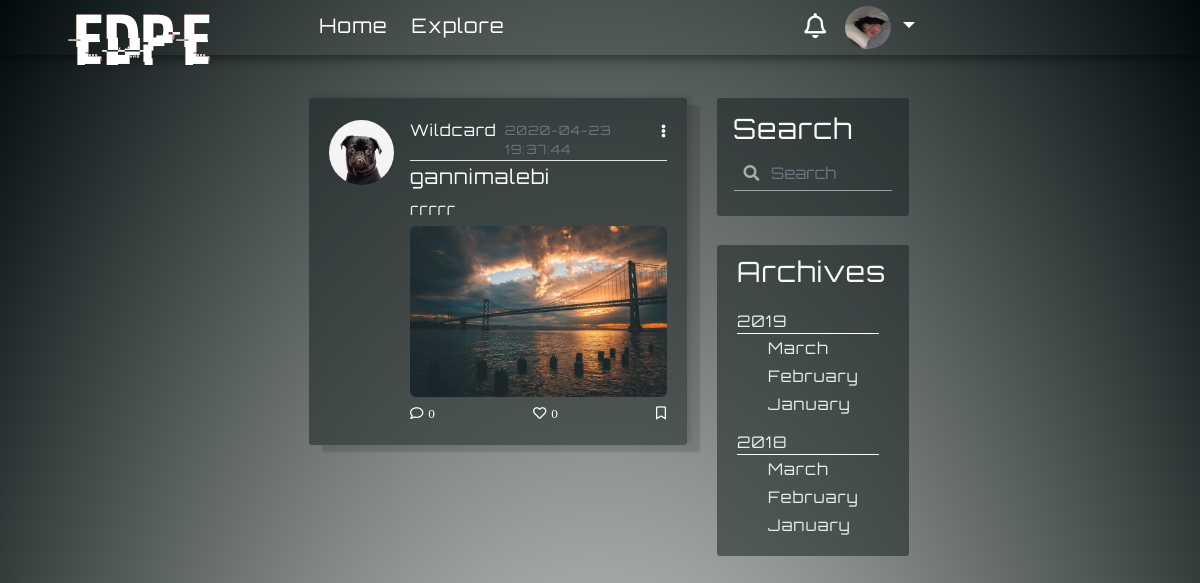
Screenshot of /post/1 (signed in) with the database file from the repository.
### myBlogApp/models.py (models this page shows, shortened)
class User(UserMixin, db.Model):
    id = db.Column(db.Integer, primary_key=True)
    username = db.Column(db.String(64), index=True, unique=True)
    email = db.Column(db.String(120), index=True, unique=True)
    image_file = db.Column(db.String(200), default='default.png')
    password_hash = db.Column(db.String(128))
    about_me = db.Column(db.String(140))
    last_seen = db.Column(db.DateTime, default=datetime.utcnow())
    posts = db.relationship('Post', backref='author', foreign_keys='Post.user_id', lazy=True)
    comments = db.relationship('Comment', backref='c_author', foreign_keys='Comment.author_id', lazy='dynamic')
    followed = db.relationship(
        'User', secondary=followers,
        primaryjoin=(followers.c.follower_id == id),
        secondaryjoin=(followers.c.followed_id == id),
        backref=db.backref('followers', lazy='dynamic'), lazy='dynamic')
    liked = db.relationship('Like_Post', foreign_keys='Like_Post.liked_user_id', backref='liked_author', lazy='dynamic')
    message_sent = db.relationship('Message', foreign_keys='Message.sender_id', backref='author', lazy='dynamic')
    message_received = db.relationship('Message', foreign_keys='Message.recipient_id', backref='recipient', lazy='dynamic')
    last_message_read_time = db.Column(db.DateTime)
    notifications = db.relationship('Notification', foreign_keys='Notification.notification_user_id',
                                    backref='notification_user', lazy='dynamic')
    def new_messages(self):
        last_read_time = self.last_message_read_time or datetime(1900, 1, 1)
        return Message.query.filter_by(recipient=self).filter(Message.timestamp > last_read_time).count()
    def has_liked_post(self, post):
        return Like_Post.query.filter(
            Like_Post.liked_user_id == self.id,
            Like_Post.liked_post_id == post.id).count() > 0

class SearchableMixin(object):
    @classmethod
    def before_commit(cls, session):
        session._changes = {
            'add': list(session.new),
            'update': list(session.dirty),
            'delete': list(session.deleted)
        }
    @classmethod
    def after_commit(cls, session):
        for obj in session._changes['add']:
            if isinstance(obj, SearchableMixin):
                add_to_index(obj.__tablename__, obj)
        for obj in session._changes['update']:
            if isinstance(obj, SearchableMixin):
                add_to_index(obj.__tablename__, obj)
        for obj in session._changes['delete']:
            if isinstance(obj, SearchableMixin):
                remove_from_index(obj.__tablename__, obj)
        session._changes = None

class Post(SearchableMixin, db.Model):
    __searchable__ = ['body']
    id = db.Column(db.Integer, primary_key=True)
    title = db.Column(db.String(100))
    body = db.Column(db.String(140))
    post_picture = db.Column(db.String(200))
    timestamp = db.Column(db.DateTime, index=True, default=datetime.utcnow)
    user_id = db.Column(db.Integer, db.ForeignKey('user.id'))
    comment = db.relationship('Comment', backref='post', foreign_keys='Comment.post_id', lazy='dynamic')
    comment_num = db.Column(db.Integer, default=0)
    likes = db.relationship('Like_Post', backref='l_post', lazy='dynamic')

### myBlogApp/routes.py (the view)
@app.route('/post/<int:post_id>', methods=['GET', 'POST'])
def post(post_id):
    post = Post.query.get_or_404(post_id)
    comments = Comment.query.filter_by(post_id=post.id).order_by(Comment.path, Comment.timestamp.desc())
    post.comment_num = comments.count()
    db.session.commit()
    return render_template('post_itself.html', title="Post", post=post, comments=comments)

### myBlogApp/form.py
class SearchForm(FlaskForm):
    q = StringField('Search', validators=[DataRequired()])
    def __init__(self, *args, **kwargs):
        if 'formdata' not in kwargs:
            kwargs['formdata'] = request.args
        if 'csrf_enabled' not in kwargs:
            kwargs['csrf_enabled'] = False
        super(SearchForm, self).__init__(*args, **kwargs)

### myBlogApp/models.py (called while the page is built)
@login.user_loader
def load_user(id):
    return User.query.get(int(id))

### myBlogApp/routes.py (called while the page is built)
@app.before_request
def before_request():
    if current_user.is_authenticated:
        current_user.last_seen = datetime.utcnow()
        db.session.commit()
        g.search_form = SearchForm()

### myBlogApp/search.py (called while the page is built)
def add_to_index(index, model):
    if not current_app.elasticsearch:
        return
    payload = {}
    for field in model.__searchable__:
        payload[field] = getattr(model, field)
    current_app.elasticsearch.index(index=index, id=model.id, body=payload)

### myBlogApp/templates/post_itself.html (shortened to what this page needs)
{% extends 'base.html' %}
{% block content %}
    <article class="media content-section box-s-control post-display">
      <img class="rounded-circle article-img" src="{{ url_for('static', filename = 'profile/' + post.author.image_file) }}">
      <div class="media-body">
        <div class="article-metadata space-control" >
            <a class="mr-2" href="{{ url_for('user_posts', username=post.author.username) }}">{{ post.author.username }}</a>
            <small class="text-muted small-margin-control">{{ post.timestamp.strftime('%Y-%m-%d %T') }}</small>
            <div class="dropdown">
                 <a class="comment-color dropdown-toggle toggle-remove", id="navbarDropdownMenuLink2" data-toggle="dropdown" aria-haspopup="true" aria-expanded="false" href="#"><i class="fas fa-ellipsis-v"></i></a>
            </div>
        </div>
         <h5 class="article-title">{{ post.title }}</h5>
         <p class="article-content">{{ post.body }}</p>
        {% if post.post_picture %}
            <img class="post-pic-margin immune-click post-pic" src=" {{ url_for('static', filename = 'post_pictures/' + post.post_picture) }}" alt="profile image">
        {% endif %}
        <div class="article-metadata pm-control " style="display: flex; justify-content: space-between">
            <a class="comment-color" id="addComments" data-toggle="modal" data-target="#layoutforcomment"  href="{{ url_for('addComments', post_id= post.id) }}"><i class="far fa-comment i-margin-control">{{ post.comment_num }}</i></a>
            {% if current_user.has_liked_post(post)%}
                <a class="comment-color like-link-home hide-for-like " id="l_l" rel="{{ url_for('like', post_id = post.id) }}" href="javascript:"><i class="far fa-heart i-margin-control i-unlike">{{post.likes.count()}}</i></a>
                <a class="comment-color unlike-link-home" id="ul_l" rel="{{ url_for('unlike', post_id = post.id) }}" href="javascript:"><i class="fas fa-heart i-margin-control i-color-change i-like">{{post.likes.count()}}</i></a>
            {% else %}
                <a class="comment-color like-link-home " id="l_l" rel="{{ url_for('like', post_id = post.id) }}" href="javascript:"><i class="far fa-heart i-margin-control i-like">{{post.likes.count()}}</i></a>
            {% endif %}
            <a class="comment-color" href="#"><i class="far fa-bookmark"></i></a>
        </div>
      </div>
     </article>
{% endblock content %}

### myBlogApp/templates/navbar.html (shortened to what this page needs)
<nav class="navbar fixed-top navbar-expand-lg scrolling-navbar font-control">
    <div class="collapse navbar-collapse" id="navbarSupportedContent">
      <a class="navbar-brand nav-margin-control logo-style" href="{{ url_for('home') }}"><div class="logo-font glitch-effect" data-text="EDPE">EDPE</div> </a>
      <ul class="navbar-nav mr-auto">
        <li class="nav-item active">
          <a class=" hover-control link-control padding-control" id="homeLink" href={{ url_for("home")}}>Home</a>
        </li>
        <li class="nav-item">
          <a class=" hover-control link-control padding-control" id="exploreLink" href={{ url_for("explore")}}>Explore</a>
        </li>
      </ul>
      {% if current_user.is_anonymous %}
          <a class="btn btn-outline-white btn-outline login-button-margin-control js-anchor1"  data-toggle="modal" data-backdrop="false" data-target="#modalForLogin" href="{{ url_for('login')}}">login</a>
      {% else %}
        <a href='{{url_for('messages')}}' class="notification">
          <i class="far fa-bell bell-size"></i>
            {% set new_messages = current_user.new_messages() %}
        </a>
      {% endif %}
        <div>
        {% if current_user.is_anonymous %}
            <a class="btn btn-outline-white btn-outline signup-button-margin-control js-anchor2"  data-toggle="modal" data-target="#exampleModalCenter1"  data-backdrop="false" href="{{ url_for('register')}}">Sign Up</a>
        {% else %}
            <ul class="navbar-nav" id="nav">
                <li class="nav-item dropdown">
                    <a class="nav-link dropdown-toggle" href="#" id="navbarDropdownMenuLink1" role="button" data-toggle="dropdown" aria-haspopup="true" aria-expanded="false" >
                      {% if current_user.is_anonymous %}
                        <img class="rounded-circle avatar" src="{{  url_for('static', filename='profile/default.png' )}}">
                        {% else %}
                       <img class="rounded-circle avatar" src="{{  url_for('static', filename='profile/' + current_user.image_file)}}">
                        {% endif %}
                    </a>
                </li>
             </ul>
        {% endif %}
        </div>
    </div>
</nav>

### myBlogApp/static/temp212.css (style rules this page uses)
:root { --input-padding-x: 1.5rem; --input-padding-y: 0.75rem; }
a { color: #f9f9f9; }
html { overflow: auto; height: 100%; }
p { margin-bottom: 0; }
.form-control-change { background-image: linear-gradient(0deg, #fdca47 2px,rgba(0,150,136,0) 0),linear-gradient(0deg, #ffffff8c 1px,transparent 0); }
.form-control-change { background-repeat: no-repeat; background-position-x: center, 50%; background-position-y: bottom, calc(100% - 1px); background-size: 0 100%,100% 100%; border: 0; transition: background 0s ease-out; padding-left: 0; padding-right: 0; }
.form-control { color: #FFFFFF8c; }
.logo-font { font-family: hackedregular, sans-serif; font-size: 6vw; }
.glitch-effect::before,.glitch-effect::after { content: attr(data-text); position: absolute; top: 0; left: 0; width: 100%; height: 100%; z-index: -1; }
.glitch-effect::before { color: #333333; animation: glitch-effect 3s infinite; }
.glitch-effect::after { color: #b96760; animation: glitch-effect 2s infinite; }

### myBlogApp/static/nav84.css (style rules this page uses)
.navbar { background: transparent; box-shadow: 0 2px 11px 1px rgba(0,0,0,0.5); padding: 6px 20px; }
.link-control { position: relative; text-decoration: none }
.padding-control { bottom: 2px; padding-bottom: 8px; padding-right: 2px; padding-left: 2px; margin-right: 20px; color: #fff; }
.link-control:before { content: ""; position: absolute; width: 100%; height: 8px; bottom: -8px; left: 0; background-color: #ce324c ; visibility: hidden; -webkit-transform: scaleX(0); transform: scaleX(0); -webkit-transition: all 0.3s ease-in-out 0s; transition: all 0.3s ease-in-out 0s; }
.font-control { font-size: 20px; }
.nav-link { color: white; padding-top: 0; padding-bottom: 0; }
.navbar-brand { color: white; }
.avatar { height: 43px; width: 46px; }
.nav-margin-control { font-size: 25px!important; margin: 0 1rem auto 0; padding-top: 0!important; }
@media (min-width: 992px) { .navbar-expand-lg .navbar-collapse { margin: 0 auto; max-width: 53%; padding-left: 20px; } }
.toggle-remove:after { content: none!important; }
.logo-style { position: absolute; z-index: 10000; left: 6%; top: -20%; }
.notification { color: white; text-decoration: none; padding: 0 10px; position: relative; display: inline-block; border-radius: 2px; }
.bell-size { font-size: 25px; }

### myBlogApp/static/account208.css (style rules this page uses)
body { letter-spacing: 1px; font-family: "orbitronregular", sans-serif; background: radial-gradient(ellipse at center, #ffffff 0%, rgb(0, 10, 10) 100%); color: #e9eaea; margin-top: 4.5rem; padding-right: 0 !important; background-size: 100% 300%; }
nav { padding-right: 0 !important; }
h1, h2, h3, h4, h5, h6 { color: #f9f9f9; }
.content-section { background: #1b24248c; padding: 20px 20px 10px 10px; border-radius: 3px; margin-bottom: 30px; }
.article-content { white-space: pre-line; word-break: break-word; font-family: "orbitronregular", sans-serif; }
.article-img { height: 65px; width: 65px; margin-right: 16px; margin-top: 2px; }
.article-metadata { padding-bottom: 1px; margin-bottom: 4px; border-bottom: 1px solid #e3e3e3 }
.form-control-change { line-height: 1.5; }
.form-control-change { background-image: linear-gradient(0deg,rgb(255, 193, 7) 2px,rgba(0,150,136,0) 0),linear-gradient(0deg,rgba(255, 255, 255, 0.51) 1px,transparent 0); }
.form-control-change { background-repeat: no-repeat; background-position-x: center, 50%; background-position-y: bottom, calc(100% - 1px); background-size: 0 100%,100% 100%; border: 0; transition: background 0s ease-out; padding-left: 0; padding-right: 0; }
.i-margin-control:before { margin-right: 4px; }
.pm-control { border-bottom-width: 0!important; margin-bottom: 0!important; margin-top: 7px!important; }
.comment-color { color: #ffffff; font-size: smaller; }
.box-s-control { box-shadow: 13px 7px 2px 0 rgba(0, 0, 0, 0.14), -1px 0 1px -2px rgba(0, 0, 0, 0.2), 3px -2px 5px 0 rgba(0, 0, 0, 0.12); padding: 20px 20px; }
.space-control { display: flex; justify-content: space-between; }
.small-margin-control { margin-top: 2.5px; flex: 1; color: #bbbbbb; }
.post-pic-margin { border-radius: 6px; margin-top: 5px; max-width: 100%; max-height: 100%; }
.search-form { background-color:transparent; background-image: linear-gradient(0deg,#ce324c 2px,rgba(137, 197, 192, 0) 0),linear-gradient(0deg,rgba(255, 255, 255, 0.51) 1px,transparent 0); }

### myBlogApp/static/search3.css (style rules this page uses)
.has-search .form-control { padding-left: 2.375rem; padding-right:10px; background-color: transparent; }

### rows the page displays
User: image_file (picture)
User: image_file (picture), author.username "Wildcard"
Post: timestamp "2020-04-23 19:37:44", title "gannimalebi", body "rrrrr", post_picture (picture), comment_num "0"

### other values shown
{{ post.likes.count() }} "0"
